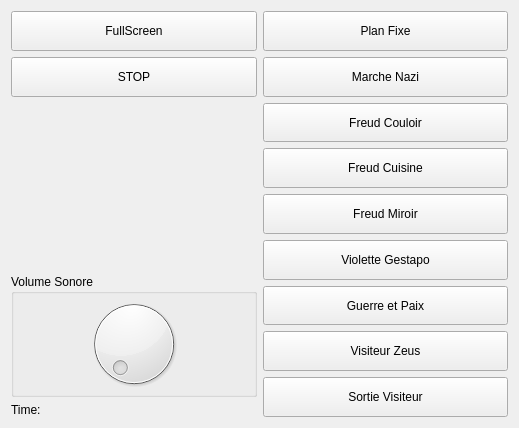
<?xml version="1.0" encoding="UTF-8"?>
<ui version="4.0">
 <class>MainWindow</class>
 <widget class="QMainWindow" name="MainWindow">
  <property name="geometry">
   <rect>
    <x>0</x>
    <y>0</y>
    <width>519</width>
    <height>428</height>
   </rect>
  </property>
  <property name="windowTitle">
   <string>MainWindow</string>
  </property>
  <widget class="QWidget" name="centralWidget">
   <layout class="QHBoxLayout" name="horizontalLayout_2">
    <item>
     <layout class="QVBoxLayout" name="verticalLayout_2">
      <item>
       <widget class="QPushButton" name="fullscreenButton">
        <property name="sizePolicy">
         <sizepolicy hsizetype="Minimum" vsizetype="Fixed">
          <horstretch>0</horstretch>
          <verstretch>0</verstretch>
         </sizepolicy>
        </property>
        <property name="minimumSize">
         <size>
          <width>0</width>
          <height>40</height>
         </size>
        </property>
        <property name="text">
         <string>FullScreen</string>
        </property>
       </widget>
      </item>
      <item>
       <widget class="QPushButton" name="stopButton">
        <property name="sizePolicy">
         <sizepolicy hsizetype="Minimum" vsizetype="Fixed">
          <horstretch>0</horstretch>
          <verstretch>0</verstretch>
         </sizepolicy>
        </property>
        <property name="minimumSize">
         <size>
          <width>0</width>
          <height>40</height>
         </size>
        </property>
        <property name="text">
         <string>STOP</string>
        </property>
       </widget>
      </item>
      <item>
       <spacer name="verticalSpacer">
        <property name="orientation">
         <enum>Qt::Vertical</enum>
        </property>
        <property name="sizeHint" stdset="0">
         <size>
          <width>20</width>
          <height>40</height>
         </size>
        </property>
       </spacer>
      </item>
      <item>
       <widget class="QGroupBox" name="groupBox">
        <property name="title">
         <string>Volume Sonore</string>
        </property>
        <layout class="QHBoxLayout" name="horizontalLayout">
         <property name="leftMargin">
          <number>0</number>
         </property>
         <property name="topMargin">
          <number>0</number>
         </property>
         <property name="rightMargin">
          <number>0</number>
         </property>
         <property name="bottomMargin">
          <number>0</number>
         </property>
         <item>
          <widget class="QDial" name="soundDial">
           <property name="maximum">
            <number>150</number>
           </property>
          </widget>
         </item>
        </layout>
       </widget>
      </item>
      <item>
       <widget class="QLabel" name="timeLabel">
        <property name="text">
         <string>Time:</string>
        </property>
       </widget>
      </item>
     </layout>
    </item>
    <item>
     <layout class="QVBoxLayout" name="verticalLayout">
      <item>
       <widget class="QPushButton" name="scene1Button">
        <property name="sizePolicy">
         <sizepolicy hsizetype="Minimum" vsizetype="Expanding">
          <horstretch>0</horstretch>
          <verstretch>0</verstretch>
         </sizepolicy>
        </property>
        <property name="text">
         <string>Plan Fixe</string>
        </property>
       </widget>
      </item>
      <item>
       <widget class="QPushButton" name="scene2Button">
        <property name="sizePolicy">
         <sizepolicy hsizetype="Minimum" vsizetype="Expanding">
          <horstretch>0</horstretch>
          <verstretch>0</verstretch>
         </sizepolicy>
        </property>
        <property name="text">
         <string>Marche Nazi</string>
        </property>
       </widget>
      </item>
      <item>
       <widget class="QPushButton" name="scene3Button">
        <property name="sizePolicy">
         <sizepolicy hsizetype="Minimum" vsizetype="Expanding">
          <horstretch>0</horstretch>
          <verstretch>0</verstretch>
         </sizepolicy>
        </property>
        <property name="text">
         <string>Freud Couloir</string>
        </property>
       </widget>
      </item>
      <item>
       <widget class="QPushButton" name="scene4Button">
        <property name="sizePolicy">
         <sizepolicy hsizetype="Minimum" vsizetype="Expanding">
          <horstretch>0</horstretch>
          <verstretch>0</verstretch>
         </sizepolicy>
        </property>
        <property name="text">
         <string>Freud Cuisine</string>
        </property>
       </widget>
      </item>
      <item>
       <widget class="QPushButton" name="scene5Button">
        <property name="sizePolicy">
         <sizepolicy hsizetype="Minimum" vsizetype="Expanding">
          <horstretch>0</horstretch>
          <verstretch>0</verstretch>
         </sizepolicy>
        </property>
        <property name="text">
         <string>Freud Miroir</string>
        </property>
       </widget>
      </item>
      <item>
       <widget class="QPushButton" name="scene6Button">
        <property name="sizePolicy">
         <sizepolicy hsizetype="Minimum" vsizetype="Expanding">
          <horstretch>0</horstretch>
          <verstretch>0</verstretch>
         </sizepolicy>
        </property>
        <property name="text">
         <string>Violette Gestapo</string>
        </property>
       </widget>
      </item>
      <item>
       <widget class="QPushButton" name="scene7Button">
        <property name="sizePolicy">
         <sizepolicy hsizetype="Minimum" vsizetype="Expanding">
          <horstretch>0</horstretch>
          <verstretch>0</verstretch>
         </sizepolicy>
        </property>
        <property name="text">
         <string>Guerre et Paix</string>
        </property>
       </widget>
      </item>
      <item>
       <widget class="QPushButton" name="scene8Button">
        <property name="sizePolicy">
         <sizepolicy hsizetype="Minimum" vsizetype="Expanding">
          <horstretch>0</horstretch>
          <verstretch>0</verstretch>
         </sizepolicy>
        </property>
        <property name="text">
         <string>Visiteur Zeus</string>
        </property>
       </widget>
      </item>
      <item>
       <widget class="QPushButton" name="scene9Button">
        <property name="sizePolicy">
         <sizepolicy hsizetype="Minimum" vsizetype="Expanding">
          <horstretch>0</horstretch>
          <verstretch>0</verstretch>
         </sizepolicy>
        </property>
        <property name="text">
         <string>Sortie Visiteur</string>
        </property>
       </widget>
      </item>
     </layout>
    </item>
   </layout>
  </widget>
 </widget>
 <layoutdefault spacing="6" margin="11"/>
 <resources/>
 <connections/>
</ui>
